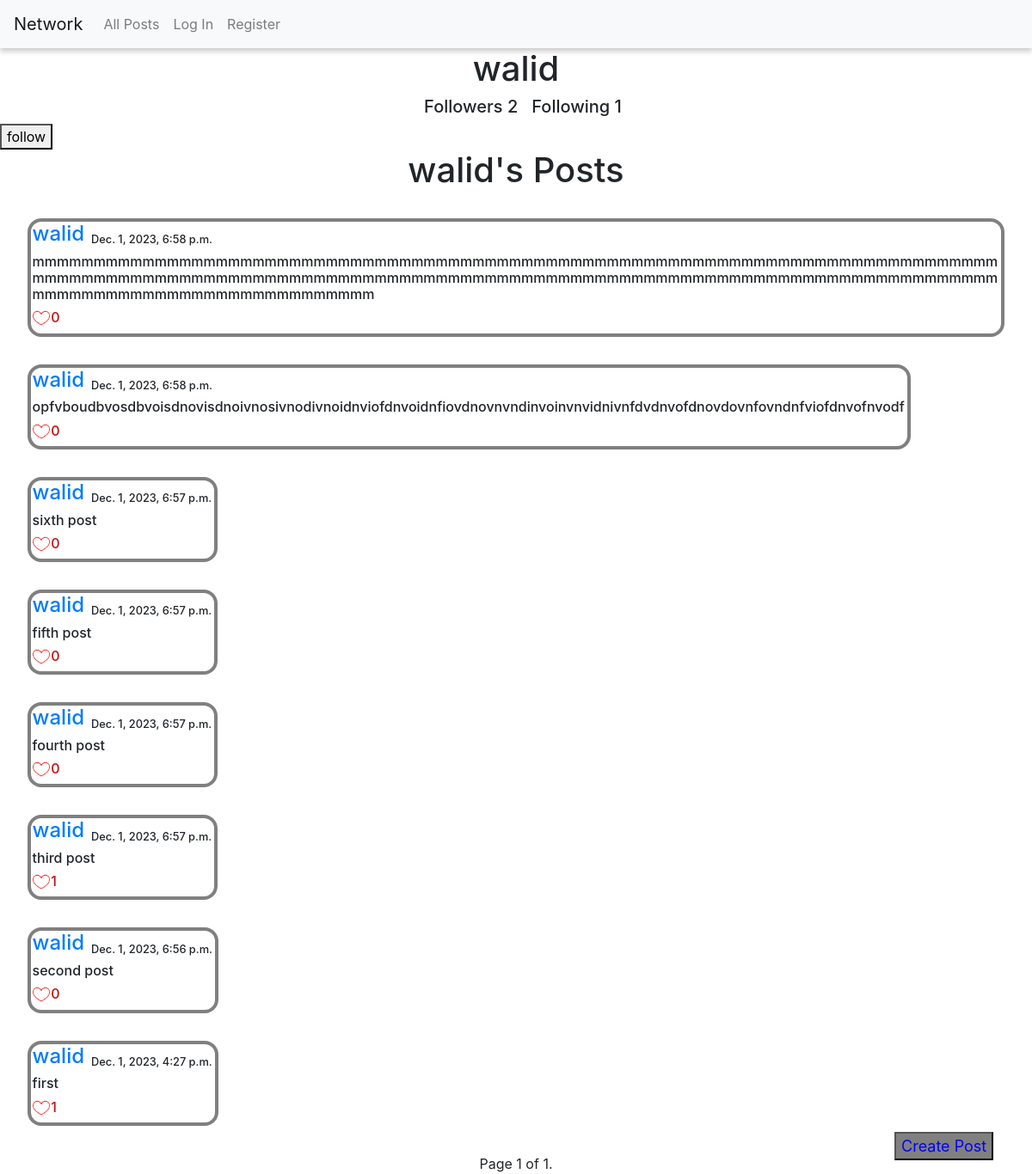
/users/walid, run on an earlier commit of the app's database.
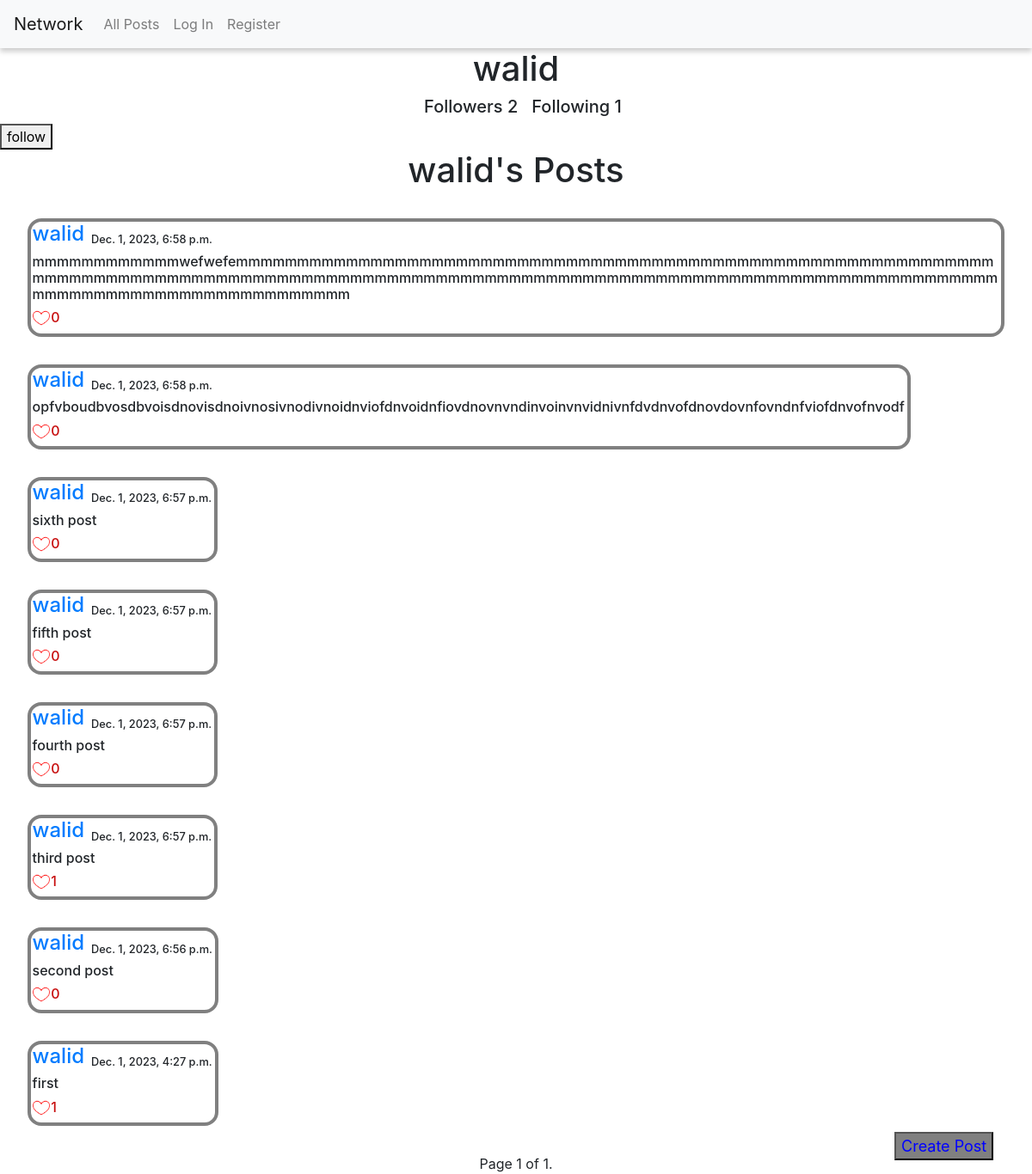
And on a later commit of the database.
### network/models.py (models this page shows)
class Posts(models.Model):
    creator = models.ForeignKey(User, on_delete=models.CASCADE)
    contents = models.CharField(max_length=300)
    date_created = models.DateTimeField(auto_now_add=True)
    likes_num = models.IntegerField(default=0)

class User(AbstractUser):
    pass

### network/views.py (the view, shortened to what this page needs)
# urls.py: path("users/<str:profile>", views.profile, name="profile"),
def profile(request, profile):
    likes = Likes.objects.all()
    liked_posts = []
    try:
        for like in likes:
            if like.user.id == request.user.id:
                liked_posts.append(like.post.id)
    except:
        liked_posts = []
    cur_profile = User.objects.get(username=profile)
    user_posts = Posts.objects.filter(creator=cur_profile.id).all().order_by('-id')
    follow_num = cur_profile.following.all().order_by('id')
    following_num = cur_profile.followers.all().order_by('id')
    paginator = Paginator(user_posts, 10)
    page_number = request.GET.get('page')
    page_obj = paginator.get_page(page_number)
    try:
        follow_user = Followers.objects.get(following=cur_profile, followers=request.user)
    except (TypeError,ObjectDoesNotExist):
        return render(request, "network/profile.html", {
        "profile": profile,
        "cur_profile": cur_profile,
        "posts": user_posts,
        "follow_num": follow_num.count(),
        "following_num": following_num.count(),
        "btn": "follow",
        "title": f"{cur_profile.username}'s Posts",
        "liked_posts": liked_posts,
        "page_obj": page_obj
    })

### network/templates/network/profile.html (shortened to what this page needs)
{% extends "network/index.html" %}
{% block profile %}
<h1 id="all_posts">{{cur_profile}}</h1>
<div id="all_posts"><h5 id="follow">Followers {{follow_num}}</h5>
    <h5 id="follow">Following {{following_num}}</h5></div>
    {% if user == cur_profile %}
    {% else %}
    {% if btn %}
    <a href="{% url 'follow' cur_profile %}"><button>follow</button></a>
    {% else %}
    <a href="{% url 'unfollow' cur_profile %}"><button>unfollow</button></a>
    {% endif %}
    {% endif %}
{% endblock%}

### network/templates/network/index.html (shortened to what this page needs)
{% extends "network/layout.html" %}
{% load static %}
{% block body %}
{% block profile %}
{% endblock profile %}
        {% if posts %}
        <h1 id="all_posts">{{title}}</h1>
        {% for post in page_obj %}
        <div id="post_content">
            <div id="creator_post">
                <h4 id="creator"><a href="{% url "profile" post.creator %}">{{ post.creator }}</a></h4>
                <h5 id="date">{{ post.date_created }}</h5></div>
            <div id="div{{post.id}}"><h6 id="post{{post.id}}">{{ post.contents }}</h6><textarea class="text" name="contents" id="text{{post.id}}"></textarea></div>
            <div id="creator_post">
            {% if post.id in liked_posts %}
            <img data-id={{post.id}} id="image{{post.id}}" class="image" src={% static "network/like.png" %} alt="liked">
            <h6 data-id={{post.id}} class="likes_num" id="likes{{post.id}}">{{ post.liked_post.count }}</h6>
            {% else %}
            <img data-id={{post.id}} id="image{{post.id}}" class="image" src={% static "network/unlike.png" %} alt="unlike">
            <h6 data-id={{post.id}} class="likes_num" id="likes{{post.id}}">{{post.liked_post.count}}</h6>{% endif %}
                <button class="save_btn" id="save_btn{{post.id}}" data-id={{post.id}} >Save</button></div>
            </div>
        </div>
        {% endfor %}
        <div class="pagination">
            <span class="step-links">
                <span class="current">
                    Page {{ page_obj.number }} of {{ page_obj.paginator.num_pages }}.
                </span>
            </span>
        </div>
        {% else %}
        <h1>No posts</h1>
        {% endif %}
    <div id="create_post"><button id="create_post_btn"><a id="create_post_btn" href="{% url 'create_post' %}">Create Post</a></button></div>
{% endblock %}

What changed in the data, as far as the page shows it:
changed Posts: contents "mmmmmmmmmmmmmmmmmmmmmmmmmmmmmmmmmmmmmmmmmmmmmmmmmmmmmmmmmmmmmmmmmmmmmmmmmmmmmmmmmmmmmmmmmmmmmmmmmmmmmmmmmmmmmmmmmmmmmmmmmmmmmmmmmmmmmmmmmmmmmmmmmmmmmmmmmmmmmmmmmmmmmmmmmmmmmmmmmmmmmmmmmm" → "mmmmmmmmmmmmwefwefemmmmmmmmmmmmmmmmmmmmmmmmmmmmmmmmmmmmmmmmmmmmmmmmmmmmmmmmmmmmmmmmmmmmmmmmmmmmmmmmmmmmmmmmmmmmmmmmmmmmmmmmmmmmmmmmmmmmmmmmmmmmmmmmmmmmmmmmmmmmmmmmmmmmmmmmmmmmmmmmmmmmmmm"
